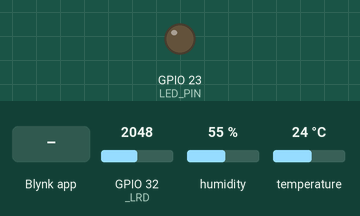
This sketch was run on a simulated ESP32. Parts: output pins drawn as LEDs (lit = HIGH). The inputs (shaded band) are chosen by the test bench; at power-on: GPIO 32 (_LRD) = 2048, humidity 55 %, temperature 24 °C. WiFi joins after 1.5 s; servers stay silent unless stated.

Above: at 3.0 s.
3.1 s: Blynk app writes 1 to V2
At 3.5 s:
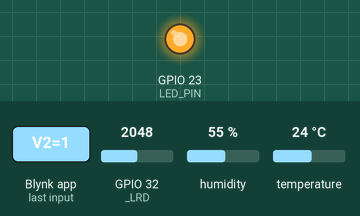
4.6 s: Blynk app writes 0 to V2
At 5.8 s:
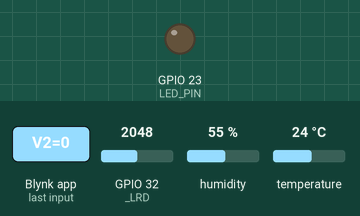
6.1 s: Blynk app writes 200 to V2
At 7.0 s:
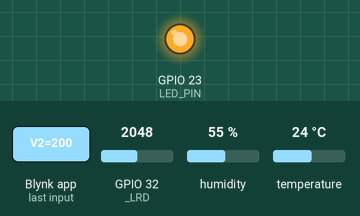
Timing chart, 0 to 9.1 s (numbered marks = the images above; inputs shaded):
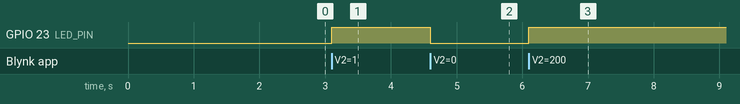

The sketch:

blyyyyyyyyyynk.ino
```cpp
#define BLYNK_TEMPLATE_ID "TMPL4KruUJAK"
#define BLYNK_DEVICE_NAME "DiogosEsp"
#define BLYNK_AUTH_TOKEN "8khRzJUPqsxYnqzVM7VOHMS1Pm0vzMHt"
#define BLYNK_PRINT Serial

#include "WiFi.h"
#include "WiFiClient.h"
#include "BlynkSimpleEsp32.h"
#include "DHT.h"

#define LED_PIN 23
#define DHT_PIN 22
#define _LRD 32
#define DHTTYPE DHT11
DHT dht(DHT_PIN, DHTTYPE);

BlynkTimer timer;

char auth[] = BLYNK_AUTH_TOKEN;
char ssid[] = "ICOMP_1A";
char pass[] = "1comp@14#";

BLYNK_WRITE (V2) {
  int value = param.asInt();
  digitalWrite(LED_PIN, value);
}

void enviaUmidade() {
  int humidity = dht.readHumidity();
  Blynk.virtualWrite(V0, humidity);
}

void enviaTemperatura() {
  int temperature = dht.readTemperature();
  Blynk.virtualWrite(V1, temperature);
}

void enviaLDR() {
  int ldrValor = analogRead(_LRD);
  Blynk.virtualWrite(V3, ldrValor);
}

void setup() {
  pinMode(LED_PIN, OUTPUT);
  pinMode(DHT_PIN, INPUT);

  dht.begin();

  Serial.begin(115200);
  Blynk.begin(auth, ssid, pass);

  timer.setInterval(1000L, enviaUmidade);
  timer.setInterval(1000L, enviaTemperatura);
  timer.setInterval(1000L, enviaLDR);
}

void loop() {
  Blynk.run();
  timer.run();
}
```

Measured:
- after the input at 3.1 s, GPIO 23 (LED_PIN): LOW → HIGH at once
- after the input at 4.6 s, GPIO 23 (LED_PIN): HIGH → LOW at once
- after the input at 6.1 s, GPIO 23 (LED_PIN): LOW → HIGH at once
